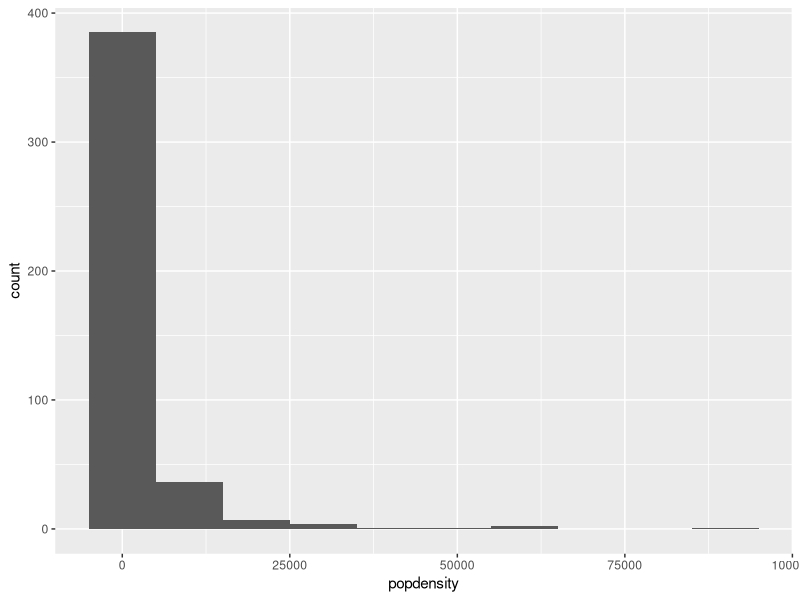
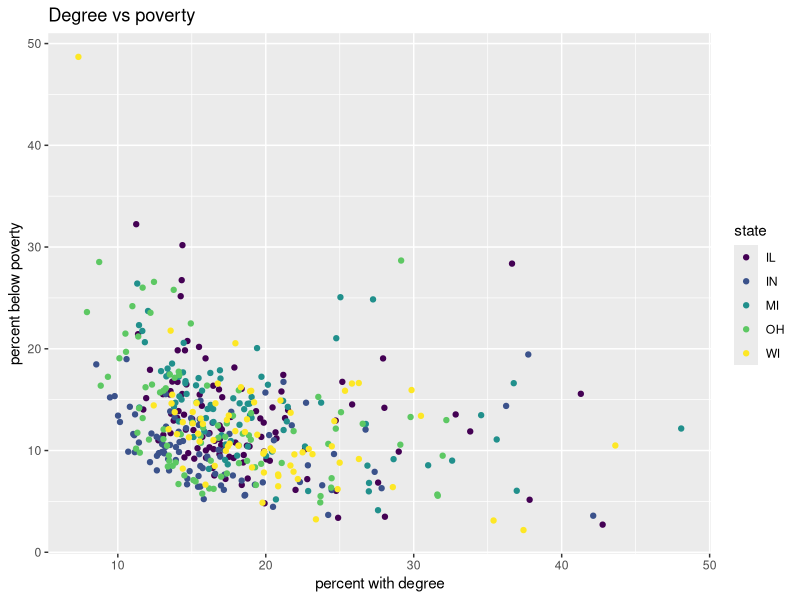
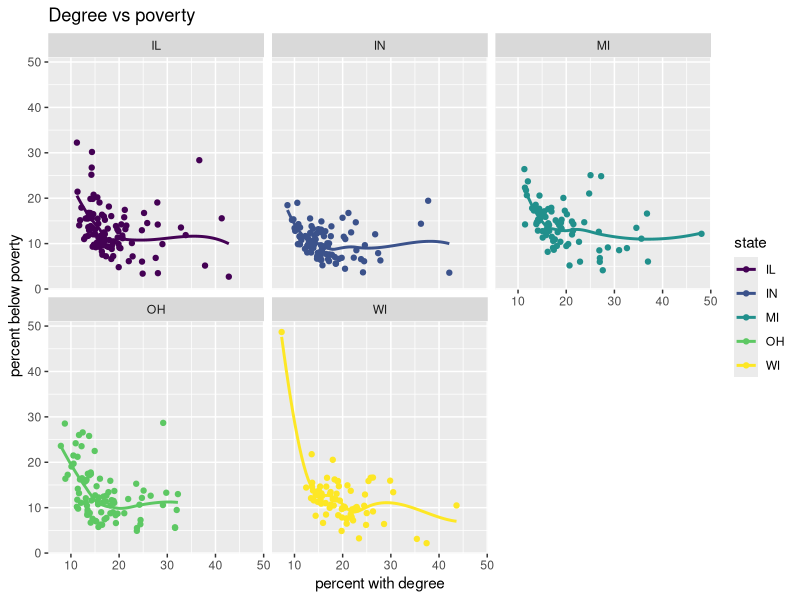

Reproduce these figures in R, in order.
## ---- chunk 1
#| label: load-packages
#| message: false

library(tidyverse)
library(viridis)
## ---- chunk 2
ggplot(data = midwest,
       aes(x = popdensity)) +
  geom_histogram(binwidth = 10000)
## ---- chunk 3
ggplot(data = midwest,
       aes(x=percollege, y =percbelowpoverty, color = state)) +
  geom_point() +
  labs(x = "percent with degree",
       y ="percent below poverty",
       title = "Degree vs poverty") +
  scale_color_viridis_d()
## ---- chunk 4
ggplot(data = midwest,
       aes(x=percollege, y =percbelowpoverty, color = state))+
  geom_point() +
  labs(x = "percent with degree",
       y ="percent below poverty",
       title = "Degree vs poverty")+
  scale_color_viridis_d()+
  facet_wrap("state")+
  geom_smooth(se=FALSE)
